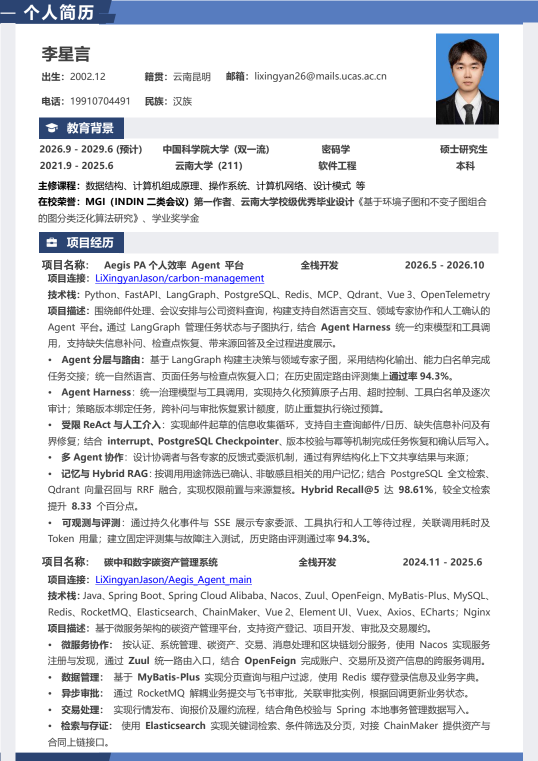
#> input picture resume_check/png_copy_pdf/page-0001.png, 1075 x 1521 px, found by its file name (shown at 1/2 size)
$ python crop4.py
#> lines starting #> are read from the running program, lines starting #| are printed output that depends on the picture
# -*- coding: utf-8 -*-
from PIL import Image
import os

outdir = r"D:\AI\Aegis_Agent_main\resume_check\crops"
os.makedirs(outdir, exist_ok=True)

jobs = [
    (r"D:\AI\Aegis_Agent_main\resume_check\png_copy_pdf\page-0001.png", "new_edu_block", (30, 240, 1075, 440), 3),
    (r"D:\AI\Aegis_Agent_main\resume_check\png_orig_pdf\page-0001.png", "old_edu_block", (30, 240, 1075, 440), 3),
]
for src, name, box, z in jobs:
    if not os.path.exists(src):
        print("missing", src)
        continue
    im = Image.open(src)
#> im is the input picture: PIL image 1075x1521 RGBA; mean R, G, B, A 224.4, 226.3, 230.5, 255
    c = im.crop(box)
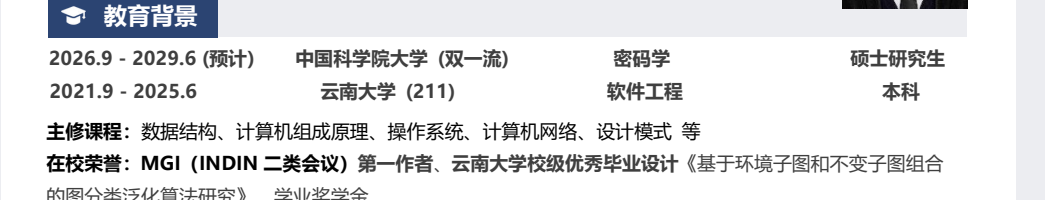
#> c: PIL image 1045x200 RGBA; mean R, G, B, A 226.8, 227.6, 229.3, 255
    c = c.resize((int(c.width * z), int(c.height * z)), Image.LANCZOS)
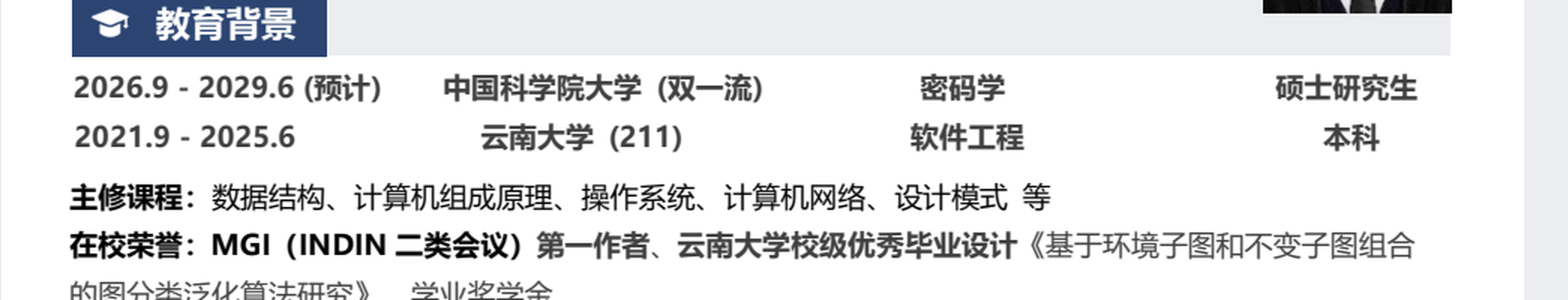
#> c: PIL image 3135x600 RGBA (shown at 1/2 size); mean R, G, B, A 226.5, 227.3, 229.1, 255
    p = os.path.join(outdir, f"{name}.png")
    c.save(p)
    print("wrote", p, c.size)
#| wrote D:\AI\Aegis_Agent_main\resume_check\crops/new_edu_block.png (3135, 600)
#> pass 2 of the loop `for src, name, box, z in jobs:`:
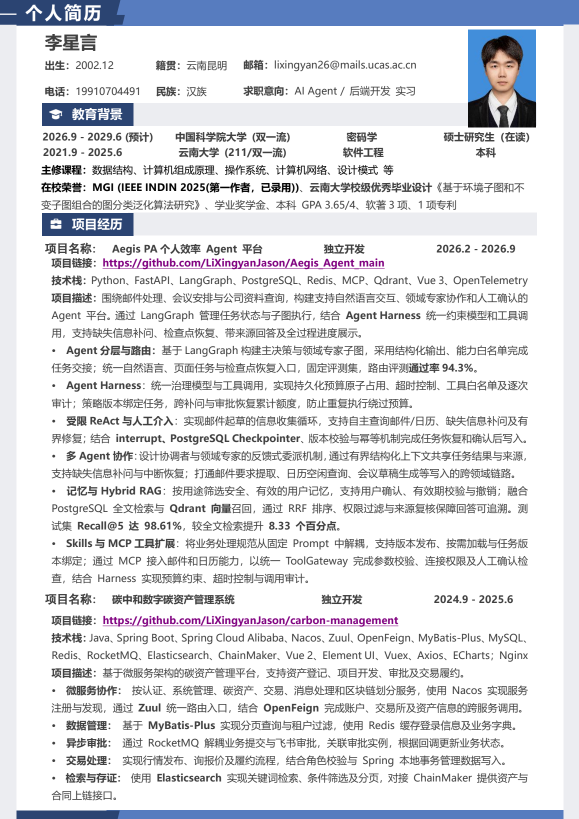
#> input picture resume_check/png_agent/page-0001.png, 1158 x 1638 px, found by its file name (shown at 1/2 size)
#> im is the input picture: PIL image 1158x1638 RGBA; mean R, G, B, A 222.4, 223.8, 228.1, 255
#> `c = im.crop(box)`:
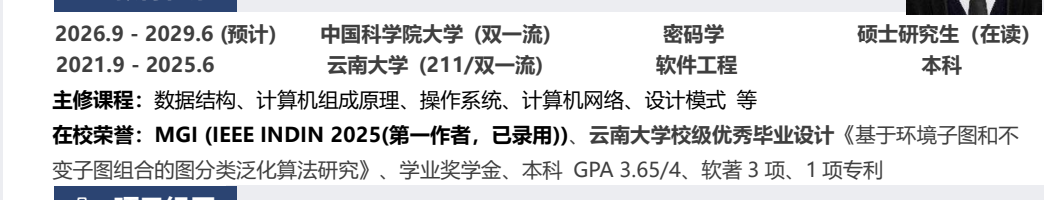
#> c: PIL image 1045x200 RGBA; mean R, G, B, A 220.3, 220.9, 222.4, 255
#> `c = c.resize((int(c.width * z), int(c.height * z)), Image.LANCZOS)`:
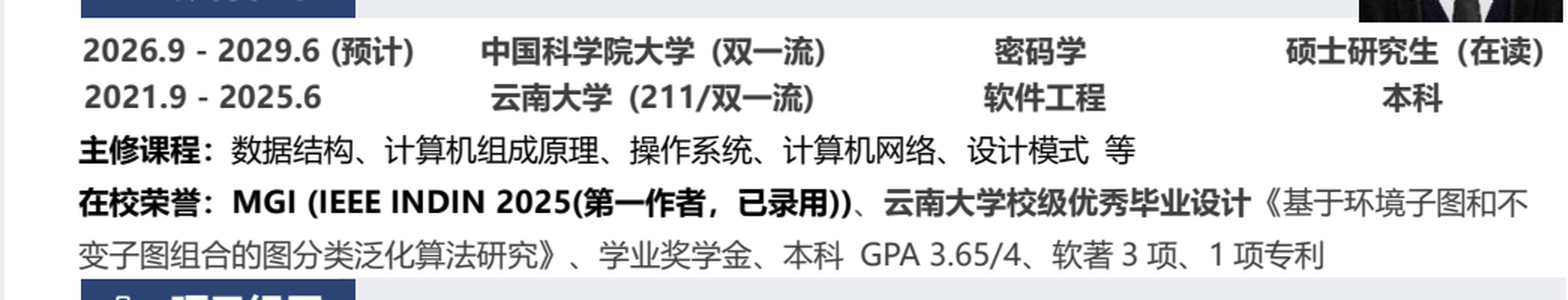
#> c: PIL image 3135x600 RGBA (shown at 1/2 size); mean R, G, B, A 219.9, 220.6, 222, 255
#| wrote D:\AI\Aegis_Agent_main\resume_check\crops/old_edu_block.png (3135, 600)
